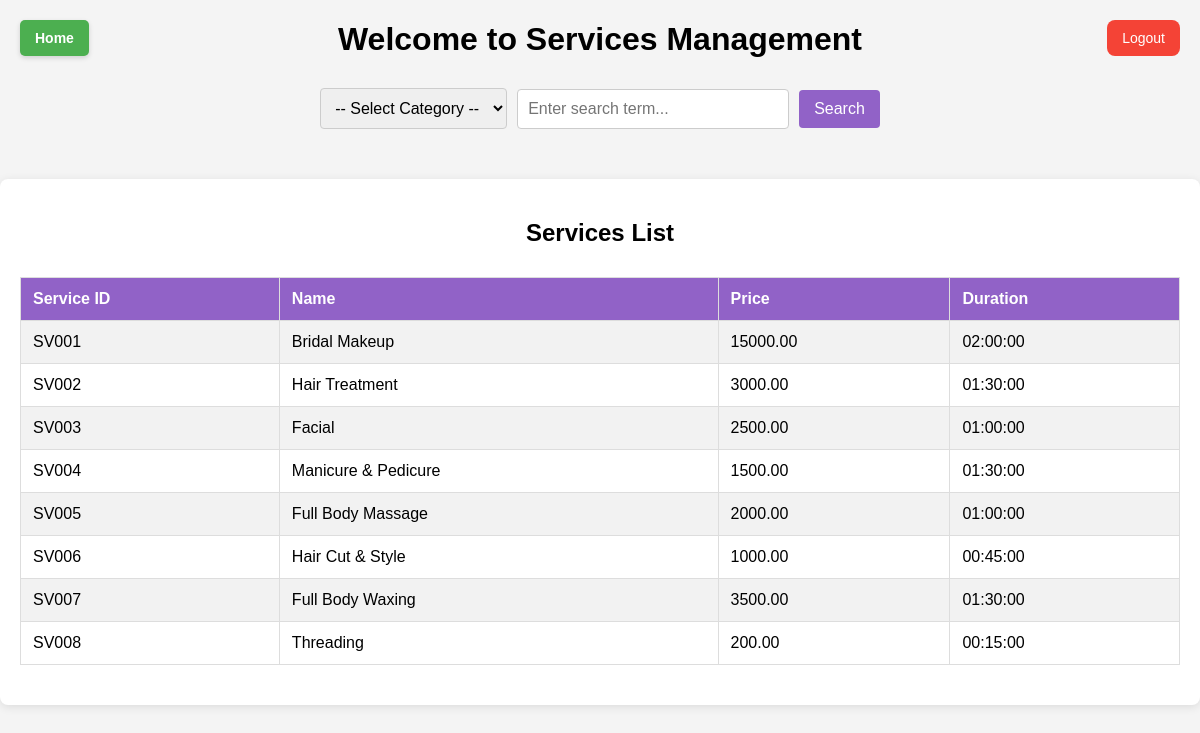
Screenshot of /re_services.php with the database file from the repository.
### tables this page shows
CREATE TABLE services (
    sid VARCHAR(10) PRIMARY KEY,
    sname VARCHAR(100),
    sprice DECIMAL(10,2),
    sduration TIME,
    category VARCHAR(50)
);

### re_services.php (the view, shortened to what this page needs)
<?php
$servername = "localhost";
$username = "root";
$password = "";
$dbname = "beauty_parlor";
$conn = new mysqli($servername, $username, $password, $dbname);
$search = "";
if (isset($_POST['search_term']) && isset($_POST['search_category'])) {
    $search = mysqli_real_escape_string($conn, $_POST['search_term']);
    $category = mysqli_real_escape_string($conn, $_POST['search_category']);
    $allowed_categories = ['sid', 'sname', 'sprice', 'sduration'];
    if (in_array($category, $allowed_categories)) {
        $query = "SELECT * FROM services WHERE $category LIKE '%$search%'";
    } else {
        $query = "SELECT * FROM services";
    }
} else {
    $query = "SELECT * FROM services";
}
$result = $conn->query($query);
?>
<!DOCTYPE html>
<html lang="en">
<head>
</head>
<body>
    <h1>Welcome to Services Management</h1>
    <form method="POST" action="" class="search-form">
        <select name="search_category" class="search-select">
            <option value="">-- Select Category --</option>
        </select>
        <input type="text" name="search_term" placeholder="Enter search term..." value="<?php echo $search; ?>" class="search-input">
        <button type="submit" class="search-btn">Search</button>
    </form>
    <a href="logout.php" class="logout">Logout</a>
    <a href="receptionist_dashboard.php" class="home">Home</a>
    <div class="container">
        <h2>Services List</h2>
        <table border="1" align="center">
            <tr>
                <th>Service ID</th>
                <th>Name</th>
                <th>Price</th>
                <th>Duration</th>
            </tr>
            <?php while ($row = $result->fetch_assoc()): ?>
                <tr>
                    <td><?php echo htmlspecialchars($row['sid']); ?></td>
                    <td><?php echo htmlspecialchars($row['sname']); ?></td>
                    <td><?php echo $row['sprice']; ?></td>
                    <td><?php echo $row['sduration']; ?></td>
                </tr>
            <?php endwhile; ?>
        </table>
    </div>
</body>
</html>

### re_services.php (style rules this page uses)
body { font-family: Arial, sans-serif; background-color: #f4f4f4; margin: 0; padding: 0; }
.container { max-width: 1200px; margin: 50px auto; padding: 20px; background-color: #fff; border-radius: 8px; box-shadow: 0 2px 10px rgba(0, 0, 0, 0.1); }
h1, h2 { text-align: center; margin-bottom: 30px; }
.search-form { display: flex; justify-content: center; align-items: center; gap: 10px; margin-bottom: 20px; }
.search-input { padding: 10px; font-size: 16px; border: 1px solid #ccc; border-radius: 4px; width: 250px; transition: border-color 0.3s, box-shadow 0.3s; }
.search-btn { padding: 10px 15px; background-color: rgb(145, 98, 199); color: white; border: none; border-radius: 4px; font-size: 16px; cursor: pointer; transition: background-color 0.3s; }
.search-select { padding: 10px; font-size: 16px; border: 1px solid #ccc; border-radius: 4px; transition: border-color 0.3s, box-shadow 0.3s; }
table { width: 100%; border-collapse: collapse; margin: 20px 0; font-family: Arial, sans-serif; }
th { background-color: rgb(145, 98, 199); color: white; padding: 12px; text-align: left; border: 1px solid #ddd; }
td { padding: 12px; text-align: left; border: 1px solid #ddd; }
tr:nth-child(even) { background-color: #f2f2f2; }
.logout { position: absolute; top: 20px; right: 20px; padding: 10px 15px; background-color: #f44336; color: white; text-decoration: none; border-radius: 8px; font-size: 14px; transition: background-color 0.3s; }
.home { position: absolute; top: 20px; left: 20px; padding: 10px 15px; background-color: #4CAF50; color: white; text-decoration: none; border-radius: 5px; font-size: 14px; font-weight: bold; transition: background-color 0.3s ease, transform 0.3s ease; box-shadow: 0 2px 5px rgba(0, 0, 0, 0.15); }

### rows the page displays
services: sid "SV001", sname "Bridal Makeup", sprice "15000.00", sduration "02:00:00"
services: sid "SV002", sname "Hair Treatment", sprice "3000.00", sduration "01:30:00"
services: sid "SV003", sname "Facial", sprice "2500.00", sduration "01:00:00"
services: sid "SV004", sname "Manicure & Pedicure", sprice "1500.00", sduration "01:30:00"
services: sid "SV005", sname "Full Body Massage", sprice "2000.00", sduration "01:00:00"
services: sid "SV006", sname "Hair Cut & Style", sprice "1000.00", sduration "00:45:00"
services: sid "SV007", sname "Full Body Waxing", sprice "3500.00", sduration "01:30:00"
services: sid "SV008", sname "Threading", sprice "200.00", sduration "00:15:00"
